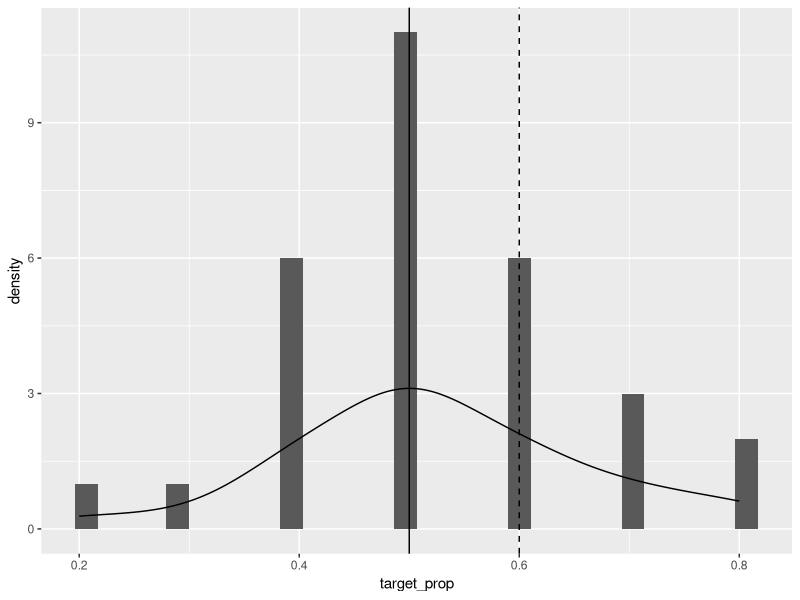

Write R code to recreate this figure.
## ---- chunk 1
library(tidyverse)

#set seed
## ---- chunk 2
n_part <- 30
n_trials <- 10
true_probability <- 0.6

#use the binomial distribution to simulate the number of "successes"/ target choices
num_target_choices <- rbinom(n_part,n_trials,true_probability)


d <- data.frame(
  participant_id = seq(1,n_part),
  n_trials = rep(n_trials,n_part),
  target_choices = num_target_choices
) %>%
  mutate(
    distractor_choices = n_trials-target_choices,
    target_prop = target_choices/n_trials,
    distractor_prop = distractor_choices/n_trials
  )
## ---- chunk 3
ggplot(d, aes(target_prop))+
  geom_histogram()+
  geom_density()+
  geom_vline(xintercept=0.5)+
  geom_vline(xintercept=0.6,linetype="dashed")
## ---- chunk 4
t.test(d$target_prop,mu=0.5)
## ---- chunk 5
t.test(d$target_prop,d$distractor_prop,paired=TRUE)
